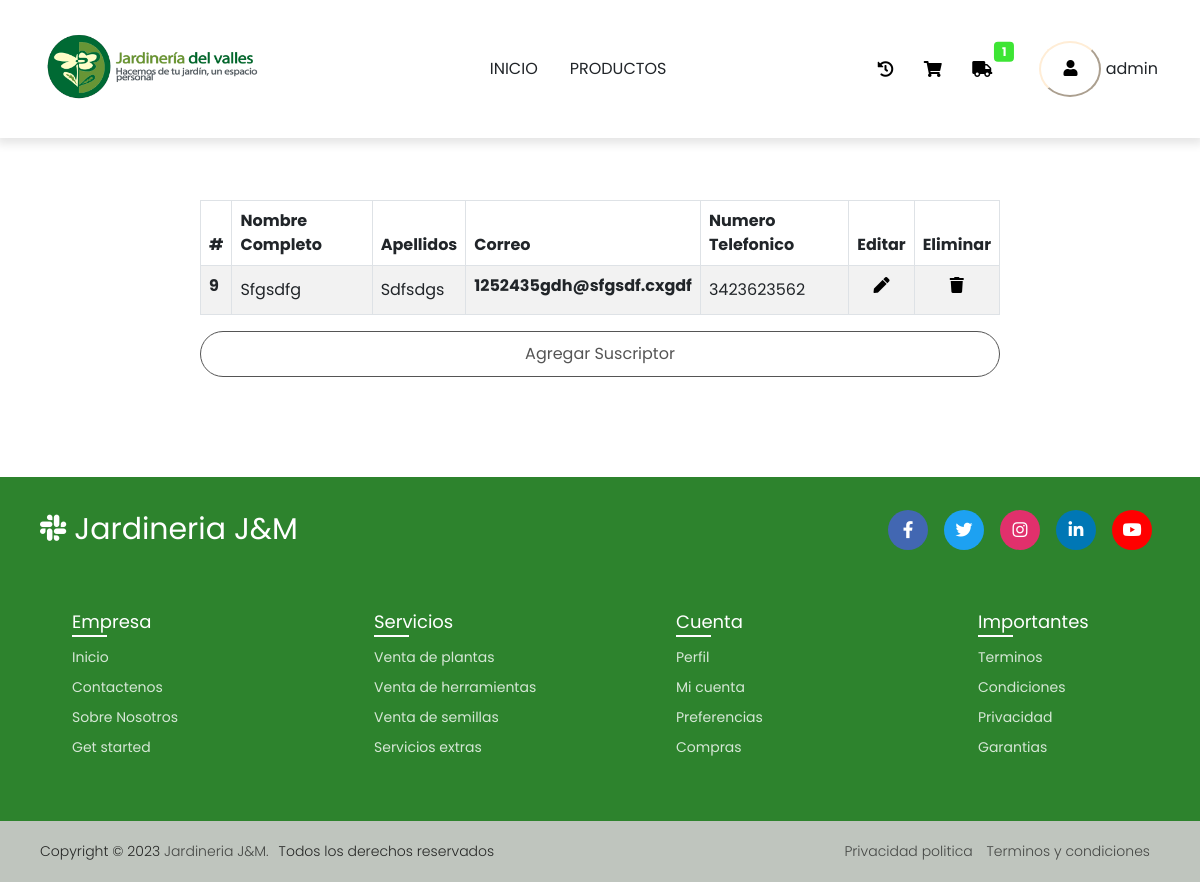
Page /suscriptores/ (signed in) on the committed database.
### core/models.py (models this page shows, shortened)
class Suscripcion(models.Model):
    nombrecompleto = models.CharField(max_length=100)
    apellidos = models.CharField(max_length=100)
    correo = models.CharField(max_length=100)
    numerotelefono = models.PositiveIntegerField()
    contraseña = models.CharField(max_length=100)
    confirmarcontraseña = models.CharField(max_length=100)
    numerotarjeta = models.PositiveIntegerField()
    fechavencimiento = models.DateField()
    cvv = models.PositiveIntegerField()

### core/views.py (the view)
# urls.py: path('suscriptores/', suscriptores, name="suscriptores"),
@login_required
def suscriptores(request):
    suscriptoresALL = Suscripcion.objects.all()
    datos = {
        'listasuscriptores' : suscriptoresALL
    }
    if not request.user.is_superuser:
        return redirect('index')
    else:
        return render(request,'core/suscriptores.html',datos)

### core/context_processors.py (called while the page is built)
def total_carrito(request):
    total = 0
    if request.user.is_authenticated:
        if "carrito" in request.session.keys():
            for key, value in request.session["carrito"].items():
                total += int(value["acumulado"])
    return {"total_carrito": total}

### core/templates/core/suscriptores.html (shortened to what this page needs)
{% extends 'core/base.html' %}
{% load static %}
{% block contenido %}
<link rel="stylesheet" href="{% static 'core/css/crud.css'%}">
<div class="containercrud">
    <div class="col-12">
        <table class="table table-striped table-bordered">
            <thead>
                <tr>
                    <th scope="col">#</th>
                    <th scope="col">Nombre Completo</th>
                    <th scope="col">Apellidos</th>
                    <th scope="col">Correo</th>
                    <th scope="col">Numero Telefonico</th>
                    <th scope="col">Editar</th>
                    <th scope="col">Eliminar</th>
                </tr>
            </thead>
            <tbody>
                {% for aux in listasuscriptores %}
                <tr>
                    <th scope="row">{{aux.id}}</th>
                    <td>
                        <p class="text-capitalize my-1 justify-content-between">{{aux.nombrecompleto}}</p>
                    </td>
                    <td>
                        <p class="text-capitalize my-1 justify-content-between">{{aux.apellidos}}</p>
                    </td>
                    <td><span class="fw-bold">{{aux.correo}}</span></td>
                    <td>
                        <p class="text-capitalize my-1">{{aux.numerotelefono}}</p>
                    </td>
                    <td>
                        <a href="{% url 'modificarsus' aux.id %}"
                            class="heart d-flex justify-content-center align-items-center ">
                            <span><i class="fa fa-solid fa fa-pen"></i></span>
                        </a>
                    </td>
                    <td>
                        <a onclick="eliminarsus({{ aux.id }})"
                            class="heart d-flex justify-content-center align-items-center ">
                            <span><i class="fa fa-solid fa fa-trash"></i></span>
                        </a>
                                    </div>
                                </div>
                {% endfor %}
        <a href="{% url 'suscribete' %}" class="btn btn-primary mt-3 d-flex justify-content-center">Agregar Suscriptor</a>
{% endblock %}

### core/templates/core/base.html (shortened to what this page needs)
{% load static %}
<!DOCTYPE html>
<html lang="en">
<head>
    <link rel="stylesheet" href="https://cdnjs.cloudflare.com/ajax/libs/font-awesome/5.15.4/css/all.min.css"
 />
    <link rel="stylesheet" href="{% static 'core/bootstrap-5.0.2-dist/css/bootstrap.min.css'%}">
    <link rel="stylesheet" href="{% static 'core/css/log.css'%}">
    <link rel="stylesheet" href="https://cdnjs.cloudflare.com/ajax/libs/sweetalert/1.1.3/sweetalert.min.css">
    <link rel="stylesheet" href="https://cdn.jsdelivr.net/npm/sweetalert2@11.0.19/dist/sweetalert2.min.css">
    <link rel="stylesheet" href="{% static 'core/css/main.css'%}">
</head>
<body>
    {% if user.is_authenticated %}
    <nav class="navbar navbar-expand-lg navbar-light bg-white py-4 fixed-top">
        <div class="container">
            <a class="navbar-brand d-flex justify-content-between align-items-center order-lg-0" href="">
                <img src="{% static 'core/images/Logo_Jardineria-del-valles-800px.png'%}" alt="" height="80px">
            </a>
            <div class="order-lg-2 nav-btns ">
                <button type="button" class="btn position-relative">
                    <a href="{% url 'historial' %}"><i class="fa fa-solid fa fa-history"></i></a>
                </button>
                <button type="button" class="btn position-relative">
                    <a href="{% url 'carrito' %}"><i class="fa fa-shopping-cart"></i></a>
                </button>
                <button type="button" class="btn position-relative">
                    <a href="{% url 'seguimiento' %}"><i class="fa fa-solid fa fa-truck"></i></a>
                    <span class="position-absolute top-0 start-100 translate-middle badge bg-primary">1</span>
                </button>
                {% if user.is_authenticated %}
                <button type="button" class="btnlogin2">
                    <a href="{% url 'perfil' %}" class="nav-link">
                            <i class="fa fa-solid fa fa-user"></i></a>
                </button>
                <span class="username"> {{ user.username }} </span>
                {% else %}
                <button type="button" class="btnlogin">
                    <li class="nav-item "><a href="{% url 'login' %}" class="nav-link">
                            <i class="fa fa-solid fa fa-user"></i></a></li>
                </button>
                {% endif %}
            </div>
            <div class="collapse navbar-collapse order-lg-1">
                <ul class="navbar-nav mx-auto text-center">
                    <li class="nav-item px-2 py-2">
                        <a class="nav-link text-uppercase text-dark" href="{% url 'index' %}">Inicio</a>
                    </li>
                    <li class="nav-item px-2 py-2">
                        <a class="nav-link text-uppercase text-dark" href="{% url 'productos' %}">Productos</a>
                    </li>
                </ul>
            </div>
        </div>
    </nav>
    {% endif %}
    {% block contenido %}
    {% endblock %}
    <footer id="contactanos">
        <div class="row">
            <div class="col">
                <div class="content">
                    <div class="top">
                        <div class="logo-details">
                            <i class="fab fa-slack"></i>
                            <span class="logo_name">Jardineria J&M</span>
                        </div>
                        <div class="media-icons">
                            <a href="#"><i class="fab fa-facebook-f"></i></a>
                            <a href="#"><i class="fab fa-twitter"></i></a>
                            <a href="#"><i class="fab fa-instagram"></i></a>
                            <a href="#"><i class="fab fa-linkedin-in"></i></a>
                            <a href="#"><i class="fab fa-youtube"></i></a>
                        </div>
                    </div>
                    <div class="link-boxes">
                        <ul class="box">
                            <li class="link_name">Empresa</li>
                            <li><a href="#">Inicio</a></li>
                            <li><a href="#">Contactenos</a></li>
                            <li><a href="#">Sobre Nosotros</a></li>
                            <li><a href="#">Get started</a></li>
                        </ul>
                        <ul class="box">
                            <li class="link_name">Servicios</li>
                            <li><a href="#">Venta de plantas</a></li>
                            <li><a href="#">Venta de herramientas</a></li>
                            <li><a href="#">Venta de semillas</a></li>
                            <li><a href="#">Servicios extras</a></li>
                        </ul>
                        <ul class="box">
                            <li class="link_name">Cuenta</li>
                            <li><a href="#">Perfil</a></li>
                            <li><a href="#">Mi cuenta</a></li>
                            <li><a href="#">Preferencias</a></li>
                            <li><a href="#">Compras</a></li>
                        </ul>
                        <ul class="box">
                            <li class="link_name">Importantes</li>
                            <li><a href="#">Terminos</a></li>
                            <li><a href="#">Condiciones</a></li>
                            <li><a href="#">Privacidad</a></li>
                            <li><a href="#">Garantias</a></li>
                        </ul>
                    </div>
                </div>
                <div class="bottom-details">
                    <div class="bottom_text">
                        <span class="copyright_text">Copyright © 2023 <a href="#">Jardineria J&M.</a>Todos los derechos
                            reservados</span>
                        <span class="policy_terms">
                            <a href="#">Privacidad politica</a>
                            <a href="#">Terminos y condiciones</a>
                        </span>
                    </div>
                </div>
            </div>
        </div>
    </footer>
</body>
</html>

### core/static/core/css/log.css (style rules this page uses)
.btnlogin2 { margin-left: 30px; border-radius: 50%; background-color: white; padding-top:6px; padding-bottom:6px; padding-left:6px; padding-right:6px; border-color: rgb(255, 237, 214); }
.media-icons { display: flex; }
.media-icons a { height: 40px; width: 40px; margin: 0 8px; border-radius: 50%; text-align: center; line-height: 40px; color: #fff; font-size: 17px; text-decoration: none; transition: all 0.4s ease; }
.media-icons a:nth-child(1) { background: #4267B2; }
.media-icons a:nth-child(2) { background: #ff0000; }
.media-icons a:nth-child(3) { background: #E1306C; }

### core/static/core/css/main.css (style rules this page uses)
:root { --lg-font: 'Kaisei Tokumin', serif; --sm-font: 'Poppins', sans-serif; --pink: #3de534; }
body { font-family: var(--sm-font); }
.bg-primary { background-color: var(--pink) !important; }
.btn:not(.nav-btns button) { background-color: #fff; color: rgb(85, 85, 85); padding: 10px 28px; border-radius: 25px; border: 1px solid rgb(85, 85, 85); }
.navbar { -webkit-box-shadow: 0 3px 9px 3px rgba(0, 0, 0, 0.1); box-shadow: 0 3px 9px 3px rgba(0, 0, 0, 0.1); }
.fa { color: #000; }
.nav-item { border-bottom: 0.5px solid rgba(0, 0, 0, 0.05); }
footer { position: static; background: #2d832d; width: 100%; bottom: 0; left: 0; }
footer::before { content: ''; position: absolute; left: 0; top: 100px; height: 1px; width: 100%; background: #AFAFB6; }
footer .content { max-width: 1250px; margin: auto; padding: 30px 40px 40px 40px; }
footer .content .top { display: flex; align-items: center; justify-content: space-between; margin-bottom: 50px; }
.content .top .logo-details { color: #fff; font-size: 30px; }
.content .top .media-icons { display: flex; }
.content .top .media-icons a { height: 40px; width: 40px; margin: 0 8px; border-radius: 50%; text-align: center; line-height: 40px; color: #fff; font-size: 17px; text-decoration: none; transition: all 0.4s ease; }
.top .media-icons a:nth-child(1) { background: #4267B2; }
.top .media-icons a:nth-child(2) { background: #1DA1F2; }
.top .media-icons a:nth-child(3) { background: #E1306C; }
.top .media-icons a:nth-child(4) { background: #0077B5; }
.top .media-icons a:nth-child(5) { background: #FF0000; }
footer .content .link-boxes { width: 100%; display: flex; justify-content: space-between; }
footer .content .link-boxes .box { width: calc(100% / 5 - 10px); }
.content .link-boxes .box .link_name { color: #fff; font-size: 18px; font-weight: 400; margin-bottom: 10px; position: relative; }
.link-boxes .box .link_name::before { content: ''; position: absolute; left: 0; bottom: -2px; height: 2px; width: 35px; background: #fff; }
.content .link-boxes .box li { margin: 6px 0; list-style: none; }
.content .link-boxes .box li a { color: #fff; font-size: 14px; font-weight: 400; text-decoration: none; opacity: 0.8; transition: all 0.4s ease }
footer .bottom-details { width: 100%; background: #bfc5be; }
footer .bottom-details .bottom_text { max-width: 1250px; margin: auto; padding: 20px 40px; display: flex; justify-content: space-between; }
.bottom-details .bottom_text span, .bottom-details .bottom_text a { font-size: 14px; font-weight: 300; color: rgb(0, 0, 0); opacity: 0.8; text-decoration: none; }
.bottom-details .bottom_text a { margin-right: 10px; }
@media (min-width: 992px) { .nav-item { border-bottom: none; } }

### core/static/core/css/crud.css (style rules this page uses)
.fa { color: #000; }
.containercrud { margin: 200px; margin-bottom: 100px; }

### rows in the picture
Suscripcion: id "9", nombrecompleto "Sfgsdfg", apellidos "Sdfsdgs", correo "1252435gdh@sfgsdf.cxgdf", numerotelefono "3423623562"

### other values in the picture
{{ user.username }} "admin"
